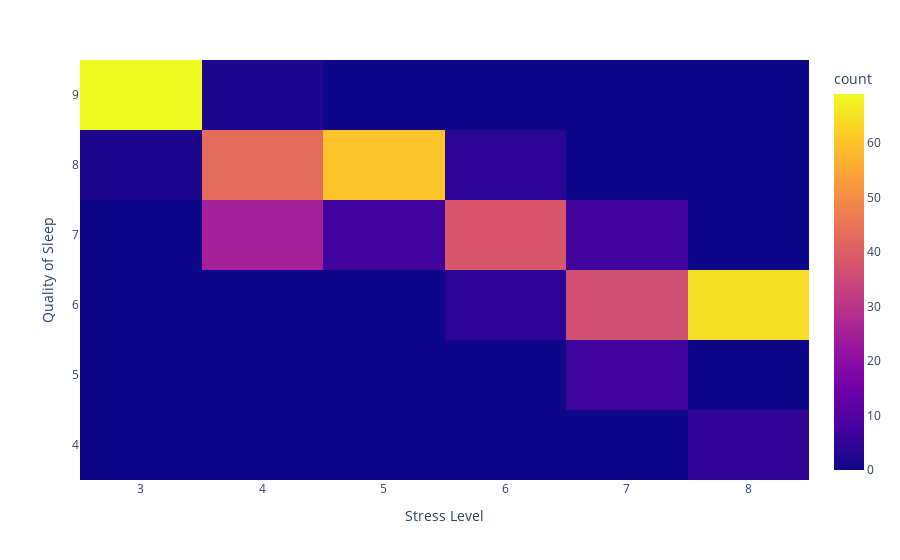

Notebook cell for this chart:
### Code cell
fig = px.density_heatmap(df, x="Stress Level", y="Quality of Sleep")
fig.show()

### Figure 1 — Plotly figure (JSON) as saved in the notebook; plotly's stock layout.template omitted (floating-point values rounded to 4 significant figures; data arrays with more than 128 entries replaced by an {"elided": "..."} marker saying what was removed)
{"data": [{"coloraxis": "coloraxis", "hovertemplate": "Stress Level=%{x}<br>Quality of Sleep=%{y}<br>count=%{z}<extra></extra>", "name": "", "type": "histogram2d", "x": {"elided": "374 int values"}, "xaxis": "x", "xbingroup": "x", "y": {"elided": "374 int values"}, "yaxis": "y", "ybingroup": "y"}], "layout": {"coloraxis": {"colorbar": {"title": {"text": "count"}}, "colorscale": [[0, "#0d0887"], [0.1111, "#46039f"], [0.2222, "#7201a8"], [0.3333, "#9c179e"], [0.4444, "#bd3786"], [0.5556, "#d8576b"], [0.6667, "#ed7953"], [0.7778, "#fb9f3a"], [0.8889, "#fdca26"], [1, "#f0f921"]]}, "legend": {"tracegroupgap": 0}, "margin": {"t": 60}, "xaxis": {"anchor": "y", "domain": [0, 1], "title": {"text": "Stress Level"}}, "yaxis": {"anchor": "x", "domain": [0, 1], "title": {"text": "Quality of Sleep"}}}}
